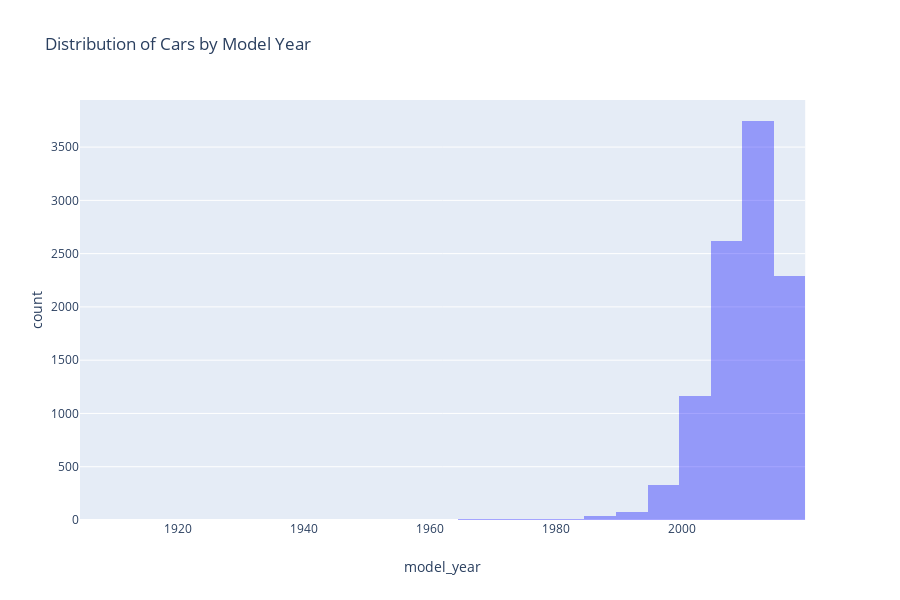

The code cell stored with this chart in its notebook:
### Code cell
fig = px.histogram(df, x="model_year", nbins=25, histnorm='density',                     
                    color_discrete_sequence=["blue"],
                    barmode='overlay',
                    title='Distribution of Cars by Model Year')
fig.update_layout(xaxis={'categoryorder': 'total descending'})
fig.update_traces(opacity=0.7)
fig.show()

# Distribution of Cars by Condition can provide good information about the market.

### Figure 1 — Plotly figure (JSON) as saved in the notebook; plotly's stock layout.template omitted (floating-point values rounded to 4 significant figures; data arrays with more than 128 entries replaced by an {"elided": "..."} marker saying what was removed)
{"data": [{"alignmentgroup": "True", "bingroup": "x", "histnorm": "density", "hoverlabel": {"namelength": 0}, "hovertemplate": "model_year=%{x}<br>count=%{y}", "legendgroup": "", "marker": {"color": "blue", "opacity": 0.5}, "name": "", "nbinsx": 25, "offsetgroup": "", "opacity": 0.7, "orientation": "v", "showlegend": false, "type": "histogram", "x": {"elided": "51525 int values"}, "xaxis": "x", "yaxis": "y"}], "layout": {"barmode": "overlay", "height": 600, "legend": {"tracegroupgap": 0}, "title": {"text": "Distribution of Cars by Model Year"}, "xaxis": {"anchor": "y", "categoryorder": "total descending", "domain": [0, 0.98], "title": {"text": "model_year"}}, "yaxis": {"anchor": "x", "domain": [0, 1], "title": {"text": "count"}}}}
